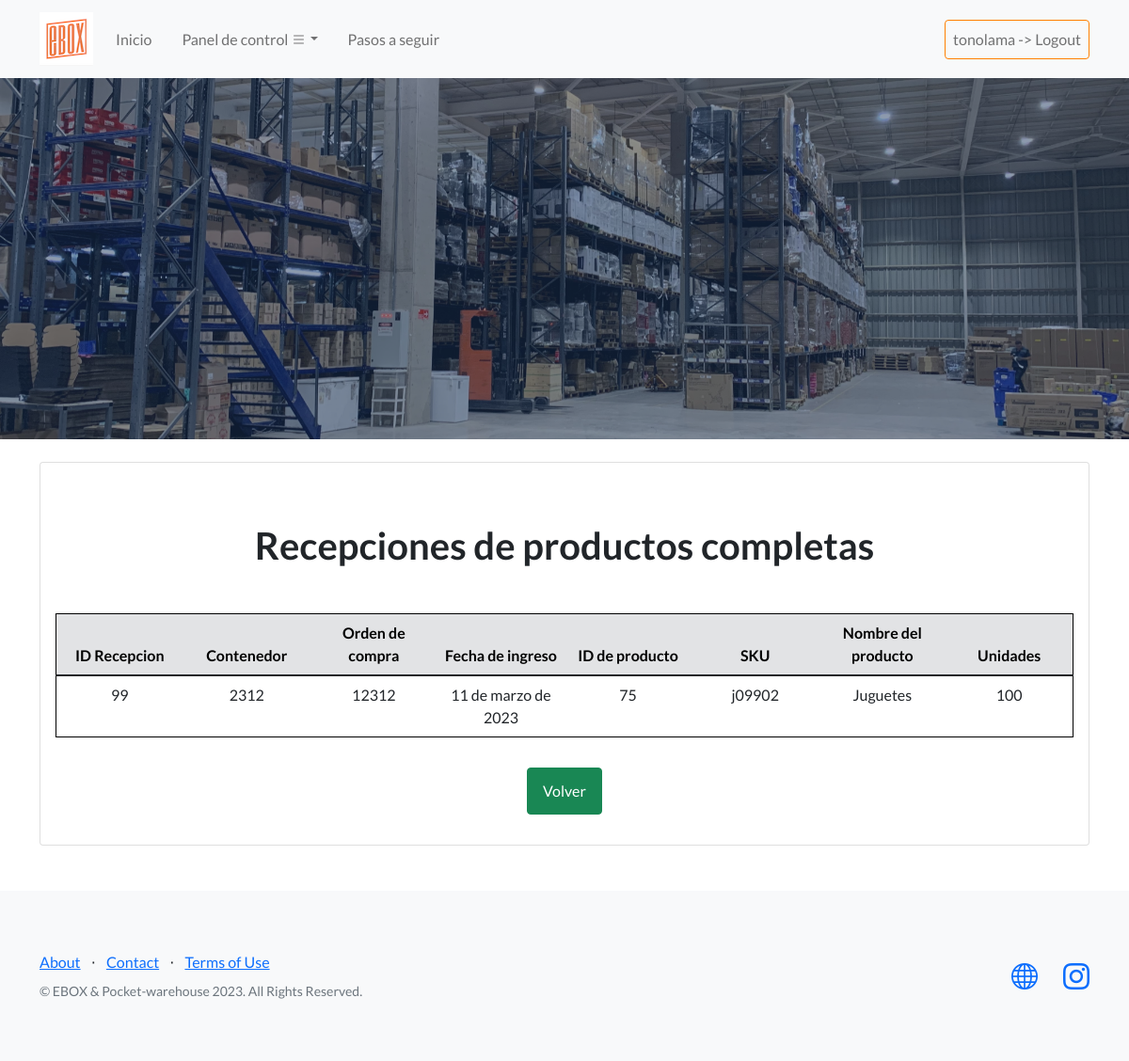
The page /eboxApp/recepcion/wRecepcion_full/ (signed in) on the database as committed earlier.
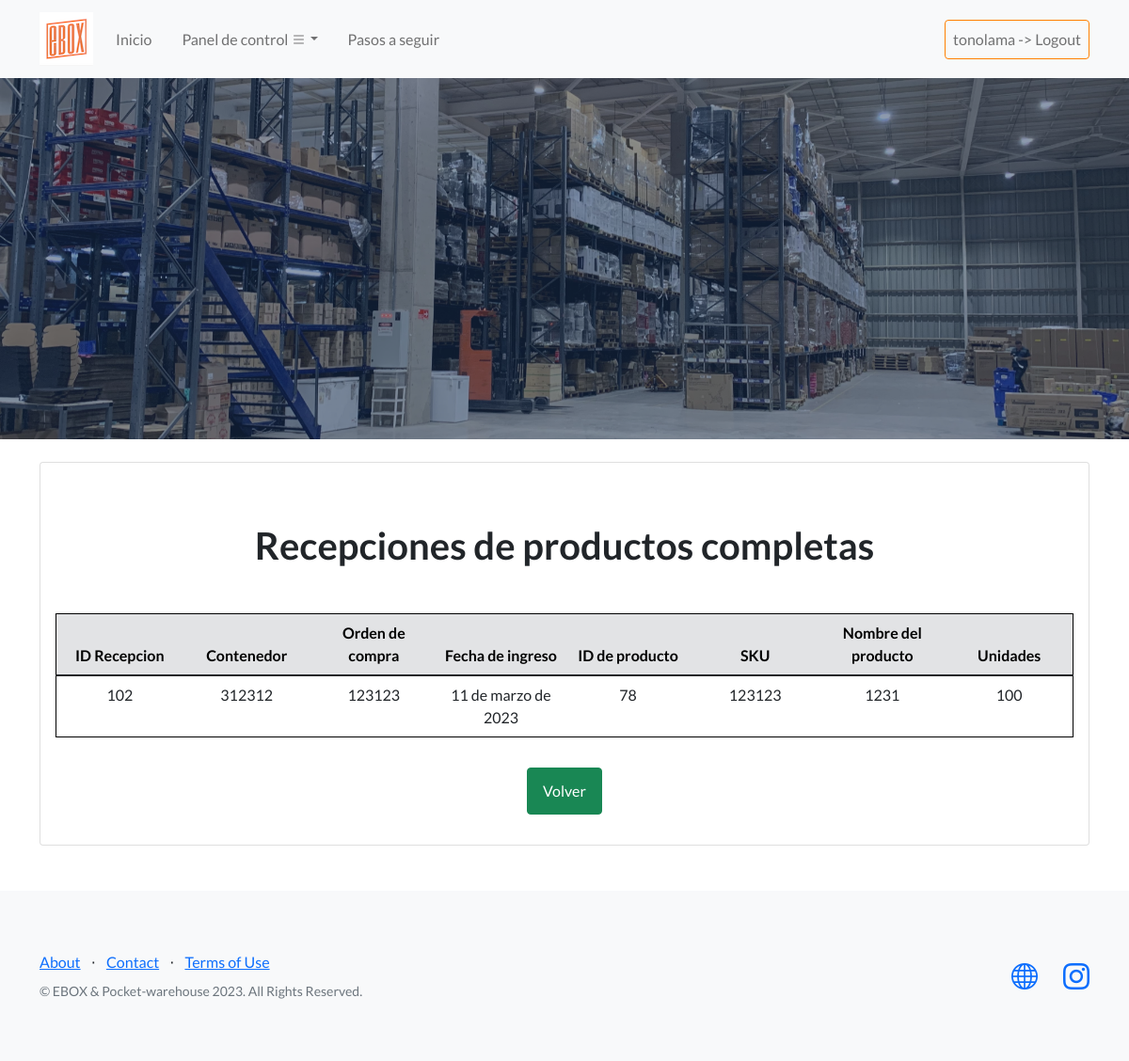
The same page on the database as committed later.
### eboxApp/models.py (models this page shows, shortened)
class Recepcion(models.Model):
    num_contenedor = models.CharField(max_length=100)
    orden_compra = models.CharField(max_length=100, null = True)
    sku_in = models.ForeignKey(Maestra, on_delete=models.CASCADE)
    unidades_in = models.IntegerField()
    fecha_recepcion = models.DateField(null=True)

class Maestra(models.Model):
    nombre_producto = models.CharField(max_length=300)
    numero_sku = models.CharField(max_length=300)
    categoria = models.CharField(max_length=300)

### eboxApp/views.py (the view)
# urls.py: path('recepcion/wRecepcion_full/', views.buscarRecepcion, name = 'buscarTodoRecepcion'),
@login_required
def buscarRecepcion(request):
    if request.method == 'GET': # si existe una solicitud, get
        recepciones = Recepcion.objects.all()
        return render(request, 'eboxApp/wRecepcion_full.html', {'recepciones':recepciones })

### eboxApp/templates/eboxApp/wRecepcion_full.html (shortened to what this page needs)
{% extends "eboxApp/base.html" %}
{% load static %}
{% block contenido_que_cambia %}
<div class="container text-center" id = "listadocompras">
    <div class="card mt-4">
        <div class="card-body">
            <h1 class="my-5">Recepciones de productos completas</h1>
            {% if recepciones %}
                <div class="table-responsive">
                    <table class="table table-hover">
                        <thead>
                            <tr class = "table-secondary">
                                <th>ID Recepcion</th>
                                <th>Contenedor</th>
                                <th>Orden de compra</th>
                                <th>Fecha de ingreso</th>
                                <th>ID de producto</th>
                                <th>SKU</th>
                                <th>Nombre del producto</th>
                                <th>Unidades</th>
                            </tr>
                        </thead>
                        <tbody>
                            {% for recepcion in recepciones %}
                                <tr>
                                    <td>{{recepcion.pk}}</td>
                                    <td>{{recepcion.num_contenedor}}</td>
                                    <td>{{recepcion.orden_compra}}</td>
                                    <td>{{recepcion.fecha_recepcion}}</td>
                                    <td>{{recepcion.sku_in.id}}</td>
                                    <td>{{recepcion.sku_in.numero_sku}}</td>
                                    <td>{{recepcion.sku_in.nombre_producto}}</td>
                                    <td>{{recepcion.unidades_in}}</td>
                                </tr>
                            {% endfor %}
                        </tbody>
                    </table>
                </div>
                <a class="btn btn-success my-3" href="{% url 'eboxApp:Recepcion' %}#compras">Volver</a>
            {% else %}
                <div class="my-5">
                    <h3>No hay datos</h3>
                </div>
                <a class="btn btn-warning my-3" href="{% url 'eboxApp:Recepcion' %}#compras">Volver</a>
            {% endif %}
        </div>
    </div>
</div>
{% endblock %}

Rows that differ between the two databases and show on the page:
removed Recepcion: pk "99", num_contenedor "2312", orden_compra "12312", fecha_recepcion "11 de marzo de 2023", sku_in.id "75", sku_in.numero_sku "j09902", sku_in.nombre_producto "Juguetes", unidades_in "100"
added Recepcion: pk "102", num_contenedor "312312", orden_compra "123123", fecha_recepcion "11 de marzo de 2023", sku_in.id "78", sku_in.numero_sku "123123", sku_in.nombre_producto "1231", unidades_in "100"
